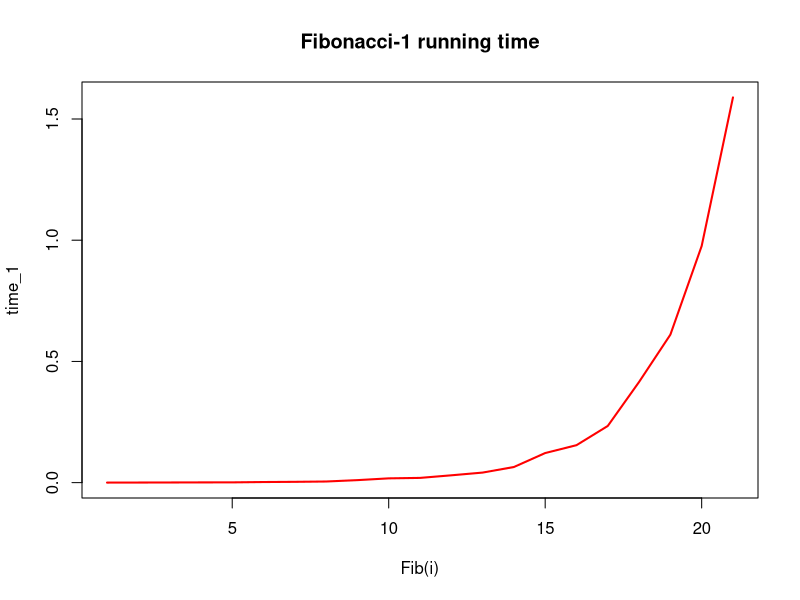
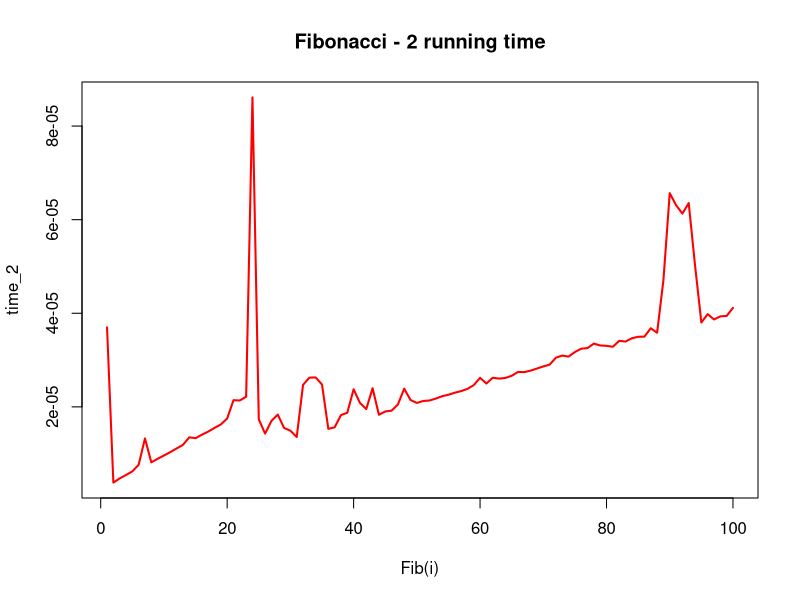
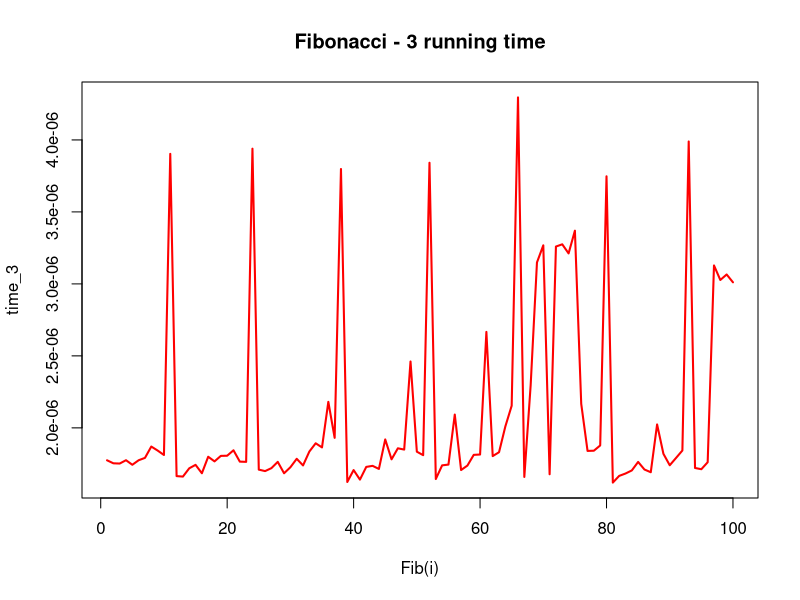
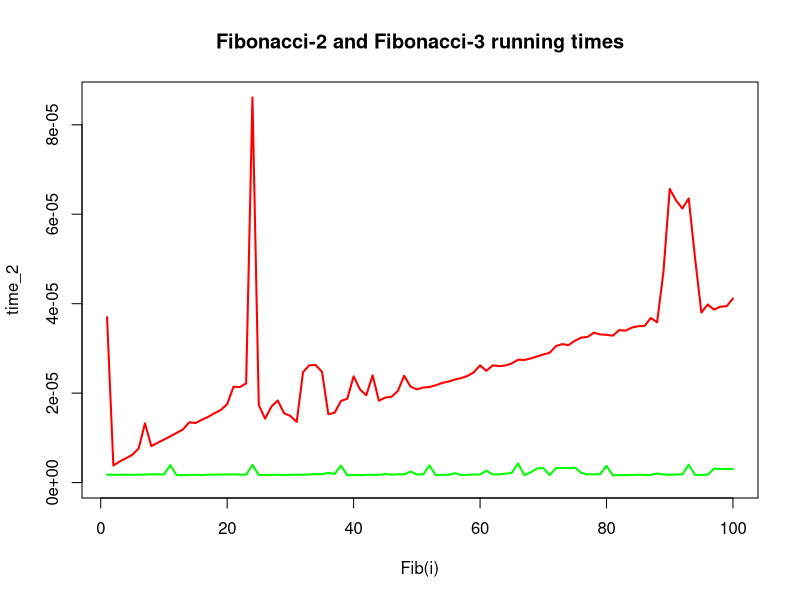

Recreate these plots in R, in order.
# fib rudimentary -- very slow! O(2^n) time
fib = function(n) {
  if(n <= 2) {
    return(1);
  } else {
    return(fib(n-1) + fib(n-2));
  }
}


# fib better -- much faster! O(n) time
fib2 = function(n) {
  if(n <= 2) {
    return(1);
  }
  a = b = 1;
  for(i in 3:n) {
    f = a + b;
    a = b;
    b = f;
  }
  return(f);
}


# fib best -- fastest! O(1) time
phi = (1 + sqrt(5))/2;
phi_hat = (1 - sqrt(5))/2;
fib3 = function(n) {
  return( (phi^n - phi_hat^n)/sqrt(5) );
}


count_1 = seq(10,30,1);
res_1 = time_1 = rep(NA, length(count_1));
cnt = 0;
for(i in count_1) {
  cnt = cnt + 1;
  start = Sys.time();
  res_1[cnt] = fib(i);
  end = Sys.time();
  time_1[cnt] = end - start;
  Sys.sleep(1e-3);
}
plot(time_1, col = "red", lwd = 2, type = "l", xlab = "Fib(i)",
     main = "Fibonacci-1 running time");
# plot(log(time_1), col = "red", lwd = 2, type = "l",
# main = "Log of Fibonacci-1 running time");



count_2 = seq(10, 1000, 10);
res_2 = time_2 = rep(NA, length(count_2));
cnt = 0;
for(i in count_2) {
  cnt = cnt + 1;
  start = Sys.time();
  res_2[cnt] = fib2(i);
  sapply(rep(i, 999), fib2);
  end = Sys.time();
  time_2[cnt] = end - start;
  Sys.sleep(1e-3);
}
time_2 = time_2 / 1000;
plot(time_2, col = "red", lwd = 2, type = "l", xlab = "Fib(i)",
     main = "Fibonacci - 2 running time");
# plot(time_2/count_2, col = "red", lwd = 2, type = "l", 
#      main = "Fibonacci-2 running time divided by n");



count_3 = seq(10, 1000, 10);
res_3 = time_3 = rep(NA, length(count_3));
cnt = 0;
for(i in count_3) {
  cnt = cnt + 1;
  start = Sys.time();
  res_3[cnt] = fib3(i);
  sapply(rep(i, 999), fib3);
  end = Sys.time();
  time_3[cnt] = end - start;
  Sys.sleep(1e-3);
}
time_3 = time_3 / 1000;
plot(time_3, col = "red", lwd = 2, type = "l", xlab = "Fib(i)",
     main = "Fibonacci - 3 running time");




# times for Fib-2 and Fib-3 together
plot(time_2, col = "red", lwd = 2, type = "l", xlab = "Fib(i)", ylim = range(time_2, time_3, 0),
     main = "Fibonacci-2 and Fibonacci-3 running times");
lines(time_3, col = "green", lwd = 2, type = "l");






